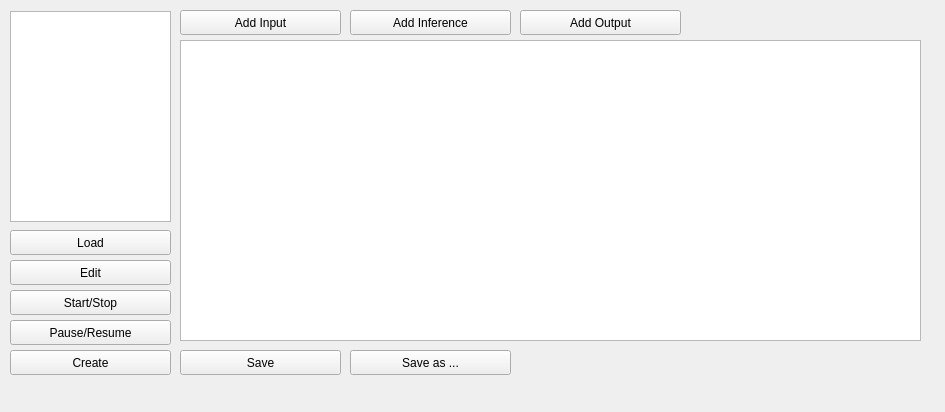
<?xml version="1.0" encoding="UTF-8"?>
<ui version="4.0">
 <class>RosGraphWidget</class>
 <widget class="QWidget" name="RosGraphWidget">
  <property name="enabled">
   <bool>true</bool>
  </property>
  <property name="geometry">
   <rect>
    <x>0</x>
    <y>0</y>
    <width>945</width>
    <height>412</height>
   </rect>
  </property>
  <property name="windowTitle">
   <string>Node Graph</string>
  </property>
  <widget class="QPushButton" name="edit_pipeline_push_button">
   <property name="geometry">
    <rect>
     <x>10</x>
     <y>260</y>
     <width>161</width>
     <height>25</height>
    </rect>
   </property>
   <property name="text">
    <string>Edit</string>
   </property>
  </widget>
  <widget class="QPushButton" name="start_stop_pipeline_push_button">
   <property name="geometry">
    <rect>
     <x>10</x>
     <y>290</y>
     <width>161</width>
     <height>25</height>
    </rect>
   </property>
   <property name="text">
    <string>Start/Stop</string>
   </property>
  </widget>
  <widget class="QPushButton" name="pause_resume_push_button">
   <property name="geometry">
    <rect>
     <x>10</x>
     <y>320</y>
     <width>161</width>
     <height>25</height>
    </rect>
   </property>
   <property name="text">
    <string>Pause/Resume</string>
   </property>
  </widget>
  <widget class="QPushButton" name="create_pipeline_push_button">
   <property name="geometry">
    <rect>
     <x>10</x>
     <y>350</y>
     <width>161</width>
     <height>25</height>
    </rect>
   </property>
   <property name="text">
    <string>Create</string>
   </property>
  </widget>
  <widget class="QPushButton" name="add_input_push_button">
   <property name="geometry">
    <rect>
     <x>180</x>
     <y>10</y>
     <width>161</width>
     <height>25</height>
    </rect>
   </property>
   <property name="text">
    <string>Add Input</string>
   </property>
  </widget>
  <widget class="QPushButton" name="add_inference_push_button">
   <property name="geometry">
    <rect>
     <x>350</x>
     <y>10</y>
     <width>161</width>
     <height>25</height>
    </rect>
   </property>
   <property name="text">
    <string>Add Inference</string>
   </property>
  </widget>
  <widget class="QPushButton" name="add_output_push_button">
   <property name="geometry">
    <rect>
     <x>520</x>
     <y>10</y>
     <width>161</width>
     <height>25</height>
    </rect>
   </property>
   <property name="text">
    <string>Add Output</string>
   </property>
  </widget>
  <widget class="QPushButton" name="save_pipeline_push_button">
   <property name="geometry">
    <rect>
     <x>180</x>
     <y>350</y>
     <width>161</width>
     <height>25</height>
    </rect>
   </property>
   <property name="text">
    <string>Save</string>
   </property>
  </widget>
  <widget class="QPushButton" name="save_as_pipeline_push_button">
   <property name="geometry">
    <rect>
     <x>350</x>
     <y>350</y>
     <width>161</width>
     <height>25</height>
    </rect>
   </property>
   <property name="text">
    <string>Save as ...</string>
   </property>
  </widget>
  <widget class="QPushButton" name="load_pipeline_push_button">
   <property name="geometry">
    <rect>
     <x>10</x>
     <y>230</y>
     <width>161</width>
     <height>25</height>
    </rect>
   </property>
   <property name="text">
    <string>Load</string>
   </property>
  </widget>
  <widget class="QListView" name="pipeline_name_listview">
   <property name="geometry">
    <rect>
     <x>10</x>
     <y>11</y>
     <width>161</width>
     <height>211</height>
    </rect>
   </property>
  </widget>
  <widget class="InteractiveGraphicsView" name="graphics_view">
   <property name="geometry">
    <rect>
     <x>180</x>
     <y>40</y>
     <width>741</width>
     <height>301</height>
    </rect>
   </property>
   <property name="sizePolicy">
    <sizepolicy hsizetype="Maximum" vsizetype="Fixed">
     <horstretch>0</horstretch>
     <verstretch>0</verstretch>
    </sizepolicy>
   </property>
   <property name="minimumSize">
    <size>
     <width>0</width>
     <height>0</height>
    </size>
   </property>
   <property name="layoutDirection">
    <enum>Qt::LeftToRight</enum>
   </property>
   <property name="alignment">
    <set>Qt::AlignCenter</set>
   </property>
   <property name="renderHints">
    <set>QPainter::Antialiasing|QPainter::HighQualityAntialiasing|QPainter::SmoothPixmapTransform|QPainter::TextAntialiasing</set>
   </property>
   <property name="resizeAnchor">
    <enum>QGraphicsView::AnchorViewCenter</enum>
   </property>
  </widget>
 </widget>
 <customwidgets>
  <customwidget>
   <class>InteractiveGraphicsView</class>
   <extends>QGraphicsView</extends>
   <header>rqt_vino_plugin.interactive_graphics_view</header>
  </customwidget>
 </customwidgets>
 <resources/>
 <connections/>
</ui>
